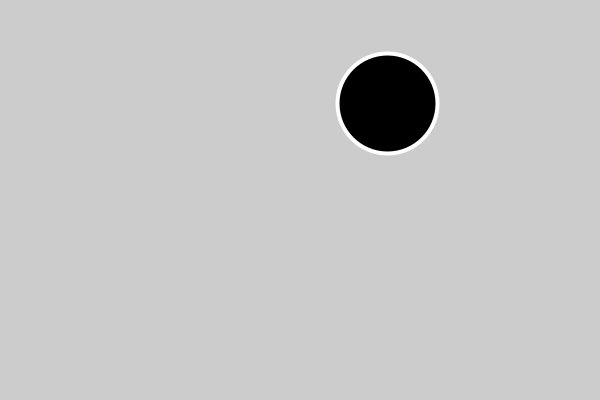
Frame 1 (no input)
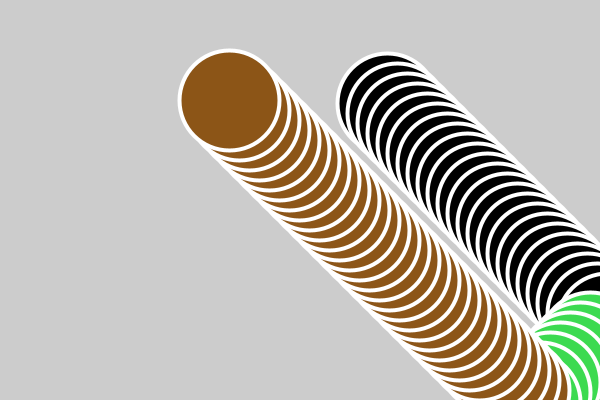
Frame 60 (the mouse pressed at the canvas centre just before this capture)
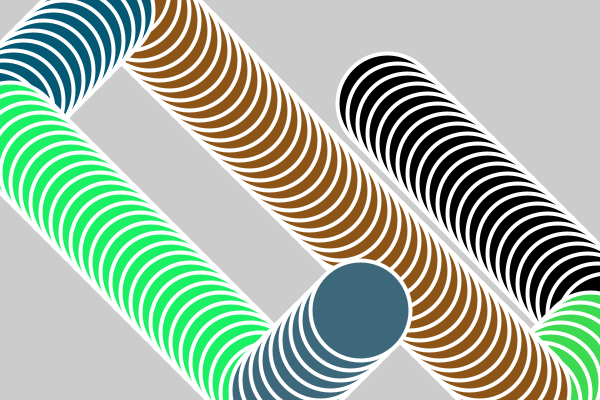
Frame 120 (the mouse held since frame 60 and released just before this capture)

The Processing sketch that drew these frames (run headless with seeded random() and noise(); from frame 60 on, the mouse is pressed at the canvas centre):

// Processing sketch: showcase_bouncing_balls
// ── showcase_bouncing_balls.pde
float x, y, r, g, b, interval;
float velocityHorizontal;
float velocityVertical;

void setup() {
  size(600, 400);
  x = random(width - width, width);
  y = random(height - height, height);
  r = g = b = 0;
  interval = 10;
  velocityHorizontal = velocityVertical = 10;
}

void draw() {
  stroke(255);
  strokeWeight(4);
  fill(r, g, b);
  ellipse(x, y, 100, 100);

  if (x > width || x < 0) {
    if (x > width) {
      x = width;
    } else {
      x = 0;
    }
    y = random(y - interval, y + interval);
    velocityHorizontal *= -1;
    r = random(0, 255);
    g = random(0, 255);
    b = random(0, 255);
  }

  if (y > height || y < 0) {
    if (y > height) {
      y = height;
    } else {
      y = 0;
    }

    x = random(x - interval, x + interval);
    velocityVertical *= -1;
    r = random(0, 255);
    g = random(0, 255);
    b = random(0, 255);
  }

  x += velocityHorizontal;
  y += velocityVertical;
}
